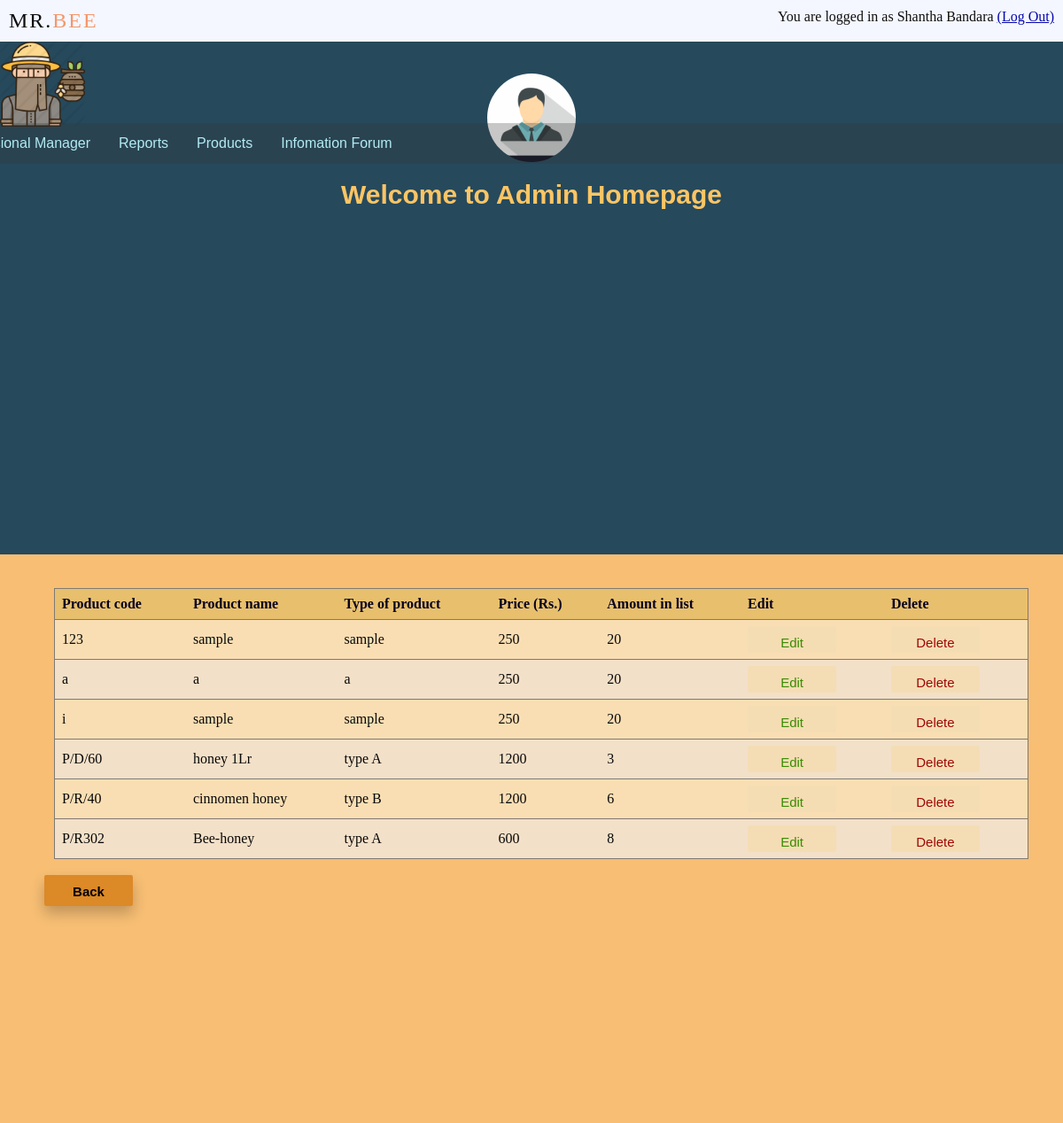
/php/manager_products_view.php (signed in), run on the app's committed database.
### tables this page shows
CREATE TABLE `products` (
  `product_code` varchar(6) NOT NULL,
  `product_name` varchar(255) NOT NULL,
  `type_of_product` varchar(100) NOT NULL,
  `price` int(255) NOT NULL DEFAULT 0,
  `amount` int(200) NOT NULL,
  `is_deleted` tinyint(1) NOT NULL
);

### php/manager_products_view.php (the view, shortened to what this page needs)
<?php include('manager_alignments.php')?>
<?php include('manager_navbar.php')?>
    <head>
        <link rel="stylesheet" type="text/css" href="../css/style_manager_homepage.css">
        <link rel="stylesheet" type="text/css" href="../css/style_buttons.css">
        <link rel="stylesheet" type="text/css" href="../css/style_manager_remove_dm.css">
    </head>
<body>
        <div class="content">
        <center>
            <br>
                <table class="div_man">
                    <tr>
                        <th>Product code</th>
                        <th>Product name</th>
                        <th>Type of product</th>
                        <th>Price (Rs.)</th>
                        <th>Amount in list</th>
                        <th>Edit</th>
                        <th>Delete</th>
                    </tr>
                        <?php
                        $sql = "SELECT * FROM products WHERE is_deleted=0;";
                        $query = $connection->query($sql);
                        while ($result = $query->fetch_assoc()) {
                        ?>
                        <tr>
                            <td><?php echo $result['product_code'] ?></td>
                            <td><?php echo $result['product_name'] ?></td>
                            <td><?php echo $result['type_of_product'] ?></td>
                            <td><?php echo $result['price'] ?></td>
                            <td><?php echo $result['amount'] ?></td>
                            <form action="manager_products_update.php" method="post">
                                    <td><button class="btn8" type="submit">Edit</a></td>
                            </form>
                            <form action="manager_products_delete.php" method="post">
                                    <td><button class="btn7" type="submit" name="delete" onclick="return confirm('Are you sure?')">Delete</a></td>
                            </form>
                        </tr>
                        <?php
                        }
                        ?>
                </table>
            </center>
            <br>
            <button class="btn6" type="submit" name="back" onclick="document.location='manager_products.php'"><b>Back</b></button>
        </div>
</body>

### css/style_manager_homepage.css (style rules this page uses)
body { margin: 0; padding: 0; background-color:#26495c; background-size: cover; background-position: center; font-family: arial; }
.content { width: 1300px; height: 700px; position: absolute; background: #f7be74; top:77%; left:50%; display:block; transform: translate(-50%,-50%); box-sizing: border-box; padding: 20px 100px 20px 100px; color: #023765; border-radius: 2%; }

### css/style_buttons.css (style rules this page uses)
.btn6 { background-color: #d4780ec0; top: 75%; height: 35px; width: 100px; color: rgb(0, 0, 0); padding: 10px; font-size: 15px; border: none; border-radius: 2px; cursor: pointer; top:130%; box-shadow: 0px 8px 16px 0px rgba(0, 0, 0, 0.226); }
.btn7 { background-color: rgba(245, 222, 179, 0.918); top: 75%; height: 30px; width: 100px; color: rgb(158, 6, 6); padding: 10px; font-size: 15px; border: none; border-radius: 2px; cursor: pointer; }
.btn8 { background-color: rgba(245, 222, 179, 0.918); top: 75%; height: 30px; width: 100px; color: rgb(57, 139, 2); padding: 10px; font-size: 15px; border: none; border-radius: 2px; cursor: pointer; }

### css/style_manager_remove_dm.css (style rules this page uses)
.div_man { font-family: Cambria, Cochin, Georgia, Times, 'Times New Roman', serif; border-collapse: collapse; margin-left: 1%; margin-right: 50%; width: 100%; }
.div_man td, .div_man th { text-align: left; padding: 8px; color: rgb(8, 8, 8); border: 0px solid #ddd; }
.div_man tr { border: 1px solid #7e7a74; background-color: rgba(243, 227, 208, 0.918); }
.div_man tr:nth-child(even) { background-color: #fadeb3; }
.div_man th { padding-top: 8px; padding-bottom: 8px; text-align: left; color: rgb(6, 2, 32); background-color: rgba(230, 184, 86, 0.788); }
.div_man td { padding-top: 7px; padding-bottom: 7px; }

### data on the page
products: product_code "123", product_name "sample", type_of_product "sample", price "250", amount "20"
products: product_code "a", product_name "a", type_of_product "a", price "250", amount "20"
products: product_code "i", product_name "sample", type_of_product "sample", price "250", amount "20"
products: product_code "P/D/60", product_name "honey 1Lr", type_of_product "type A", price "1200", amount "3"
products: product_code "P/R/40", product_name "cinnomen honey", type_of_product "type B", price "1200", amount "6"
products: product_code "P/R302", product_name "Bee-honey", type_of_product "type A", price "600", amount "8"

### other printed values
$_SESSION['first_name'] "Shantha"
$_SESSION['last_name'] "Bandara"
